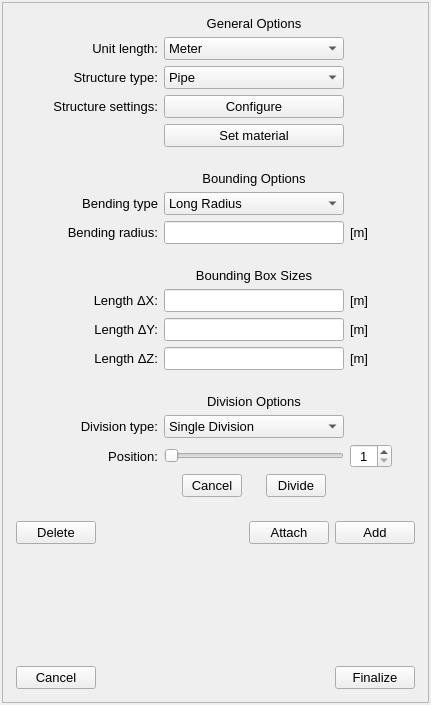
<?xml version="1.0" encoding="UTF-8"?>
<ui version="4.0">
 <class>Form</class>
 <widget class="QWidget" name="Form">
  <property name="geometry">
   <rect>
    <x>0</x>
    <y>0</y>
    <width>431</width>
    <height>705</height>
   </rect>
  </property>
  <property name="windowTitle">
   <string>Form</string>
  </property>
  <layout class="QVBoxLayout" name="verticalLayout_2">
   <property name="spacing">
    <number>2</number>
   </property>
   <property name="leftMargin">
    <number>2</number>
   </property>
   <property name="topMargin">
    <number>2</number>
   </property>
   <property name="rightMargin">
    <number>2</number>
   </property>
   <property name="bottomMargin">
    <number>2</number>
   </property>
   <item>
    <widget class="QScrollArea" name="scrollArea">
     <property name="widgetResizable">
      <bool>true</bool>
     </property>
     <widget class="QWidget" name="scrollAreaWidgetContents">
      <property name="geometry">
       <rect>
        <x>0</x>
        <y>0</y>
        <width>425</width>
        <height>699</height>
       </rect>
      </property>
      <layout class="QGridLayout" name="gridLayout_4">
       <property name="leftMargin">
        <number>4</number>
       </property>
       <property name="topMargin">
        <number>4</number>
       </property>
       <property name="rightMargin">
        <number>4</number>
       </property>
       <property name="bottomMargin">
        <number>4</number>
       </property>
       <item row="1" column="0">
        <widget class="QFrame" name="frame_bending_options">
         <property name="frameShape">
          <enum>QFrame::NoFrame</enum>
         </property>
         <property name="frameShadow">
          <enum>QFrame::Raised</enum>
         </property>
         <layout class="QGridLayout" name="gridLayout_5">
          <item row="1" column="2">
           <widget class="QComboBox" name="bending_options_combobox">
            <property name="minimumSize">
             <size>
              <width>180</width>
              <height>0</height>
             </size>
            </property>
            <property name="maximumSize">
             <size>
              <width>180</width>
              <height>16777215</height>
             </size>
            </property>
            <property name="font">
             <font>
              <pointsize>10</pointsize>
             </font>
            </property>
            <item>
             <property name="text">
              <string>Long Radius</string>
             </property>
            </item>
            <item>
             <property name="text">
              <string>Short Radius</string>
             </property>
            </item>
            <item>
             <property name="text">
              <string>User-Defined</string>
             </property>
            </item>
            <item>
             <property name="text">
              <string>Disabled</string>
             </property>
            </item>
           </widget>
          </item>
          <item row="2" column="2">
           <widget class="QLineEdit" name="bending_radius_line_edit">
            <property name="minimumSize">
             <size>
              <width>180</width>
              <height>0</height>
             </size>
            </property>
            <property name="maximumSize">
             <size>
              <width>180</width>
              <height>16777215</height>
             </size>
            </property>
            <property name="font">
             <font>
              <pointsize>10</pointsize>
             </font>
            </property>
           </widget>
          </item>
          <item row="2" column="1">
           <widget class="QLabel" name="bending_radius_label">
            <property name="minimumSize">
             <size>
              <width>120</width>
              <height>0</height>
             </size>
            </property>
            <property name="maximumSize">
             <size>
              <width>120</width>
              <height>16777215</height>
             </size>
            </property>
            <property name="font">
             <font>
              <pointsize>10</pointsize>
             </font>
            </property>
            <property name="text">
             <string>Bending radius:</string>
            </property>
            <property name="alignment">
             <set>Qt::AlignRight|Qt::AlignTrailing|Qt::AlignVCenter</set>
            </property>
           </widget>
          </item>
          <item row="2" column="3">
           <widget class="QLabel" name="bending_radius_unity_label">
            <property name="minimumSize">
             <size>
              <width>42</width>
              <height>0</height>
             </size>
            </property>
            <property name="maximumSize">
             <size>
              <width>42</width>
              <height>16777215</height>
             </size>
            </property>
            <property name="font">
             <font>
              <pointsize>10</pointsize>
             </font>
            </property>
            <property name="text">
             <string>[m]</string>
            </property>
           </widget>
          </item>
          <item row="2" column="4">
           <spacer name="horizontalSpacer_3">
            <property name="orientation">
             <enum>Qt::Horizontal</enum>
            </property>
            <property name="sizeHint" stdset="0">
             <size>
              <width>40</width>
              <height>20</height>
             </size>
            </property>
           </spacer>
          </item>
          <item row="2" column="0">
           <spacer name="horizontalSpacer_4">
            <property name="orientation">
             <enum>Qt::Horizontal</enum>
            </property>
            <property name="sizeHint" stdset="0">
             <size>
              <width>40</width>
              <height>20</height>
             </size>
            </property>
           </spacer>
          </item>
          <item row="1" column="1">
           <widget class="QLabel" name="bending_options_label">
            <property name="minimumSize">
             <size>
              <width>120</width>
              <height>0</height>
             </size>
            </property>
            <property name="maximumSize">
             <size>
              <width>120</width>
              <height>16777215</height>
             </size>
            </property>
            <property name="font">
             <font>
              <pointsize>10</pointsize>
             </font>
            </property>
            <property name="text">
             <string>Bending type</string>
            </property>
            <property name="alignment">
             <set>Qt::AlignRight|Qt::AlignTrailing|Qt::AlignVCenter</set>
            </property>
           </widget>
          </item>
          <item row="0" column="2">
           <widget class="QLabel" name="sizes_coords_label_2">
            <property name="font">
             <font>
              <pointsize>10</pointsize>
              <weight>50</weight>
              <bold>false</bold>
             </font>
            </property>
            <property name="text">
             <string>Bounding Options</string>
            </property>
            <property name="alignment">
             <set>Qt::AlignCenter</set>
            </property>
           </widget>
          </item>
         </layout>
        </widget>
       </item>
       <item row="0" column="0">
        <widget class="QFrame" name="frame_general_options">
         <property name="frameShape">
          <enum>QFrame::NoFrame</enum>
         </property>
         <property name="frameShadow">
          <enum>QFrame::Raised</enum>
         </property>
         <layout class="QGridLayout" name="gridLayout_2">
          <item row="6" column="2">
           <widget class="QPushButton" name="set_material_button">
            <property name="minimumSize">
             <size>
              <width>180</width>
              <height>0</height>
             </size>
            </property>
            <property name="maximumSize">
             <size>
              <width>180</width>
              <height>1677215</height>
             </size>
            </property>
            <property name="font">
             <font>
              <pointsize>10</pointsize>
             </font>
            </property>
            <property name="text">
             <string>Set material</string>
            </property>
           </widget>
          </item>
          <item row="1" column="2">
           <widget class="QComboBox" name="unit_combobox">
            <property name="sizePolicy">
             <sizepolicy hsizetype="Expanding" vsizetype="Fixed">
              <horstretch>0</horstretch>
              <verstretch>0</verstretch>
             </sizepolicy>
            </property>
            <property name="minimumSize">
             <size>
              <width>180</width>
              <height>0</height>
             </size>
            </property>
            <property name="maximumSize">
             <size>
              <width>180</width>
              <height>1677215</height>
             </size>
            </property>
            <property name="font">
             <font>
              <pointsize>10</pointsize>
             </font>
            </property>
            <item>
             <property name="text">
              <string>Meter</string>
             </property>
            </item>
            <item>
             <property name="text">
              <string>Milimeter</string>
             </property>
            </item>
            <item>
             <property name="text">
              <string>Inch</string>
             </property>
            </item>
           </widget>
          </item>
          <item row="4" column="2">
           <widget class="QComboBox" name="structure_combobox">
            <property name="sizePolicy">
             <sizepolicy hsizetype="Expanding" vsizetype="Fixed">
              <horstretch>0</horstretch>
              <verstretch>0</verstretch>
             </sizepolicy>
            </property>
            <property name="minimumSize">
             <size>
              <width>180</width>
              <height>0</height>
             </size>
            </property>
            <property name="maximumSize">
             <size>
              <width>180</width>
              <height>1677215</height>
             </size>
            </property>
            <property name="font">
             <font>
              <pointsize>10</pointsize>
             </font>
            </property>
            <item>
             <property name="text">
              <string>Pipe</string>
             </property>
            </item>
            <item>
             <property name="text">
              <string>Point</string>
             </property>
            </item>
            <item>
             <property name="text">
              <string>Flange</string>
             </property>
            </item>
            <item>
             <property name="text">
              <string>Valve</string>
             </property>
            </item>
            <item>
             <property name="text">
              <string>Expansion Joint</string>
             </property>
            </item>
            <item>
             <property name="text">
              <string>Reducer</string>
             </property>
            </item>
            <item>
             <property name="text">
              <string>Circular Beam</string>
             </property>
            </item>
            <item>
             <property name="text">
              <string>Rectangular Beam</string>
             </property>
            </item>
            <item>
             <property name="text">
              <string>I-Beam</string>
             </property>
            </item>
            <item>
             <property name="text">
              <string>T-Beam</string>
             </property>
            </item>
            <item>
             <property name="text">
              <string>C-Beam</string>
             </property>
            </item>
           </widget>
          </item>
          <item row="4" column="1">
           <widget class="QLabel" name="structure_type_label">
            <property name="minimumSize">
             <size>
              <width>120</width>
              <height>0</height>
             </size>
            </property>
            <property name="maximumSize">
             <size>
              <width>120</width>
              <height>16777215</height>
             </size>
            </property>
            <property name="font">
             <font>
              <pointsize>10</pointsize>
             </font>
            </property>
            <property name="text">
             <string>Structure type:</string>
            </property>
            <property name="alignment">
             <set>Qt::AlignRight|Qt::AlignTrailing|Qt::AlignVCenter</set>
            </property>
           </widget>
          </item>
          <item row="1" column="4">
           <spacer name="horizontalSpacer_5">
            <property name="orientation">
             <enum>Qt::Horizontal</enum>
            </property>
            <property name="sizeHint" stdset="0">
             <size>
              <width>40</width>
              <height>20</height>
             </size>
            </property>
           </spacer>
          </item>
          <item row="1" column="0">
           <spacer name="horizontalSpacer_6">
            <property name="orientation">
             <enum>Qt::Horizontal</enum>
            </property>
            <property name="sizeHint" stdset="0">
             <size>
              <width>40</width>
              <height>20</height>
             </size>
            </property>
           </spacer>
          </item>
          <item row="0" column="2">
           <widget class="QLabel" name="general_options_label">
            <property name="font">
             <font>
              <pointsize>10</pointsize>
              <weight>50</weight>
              <bold>false</bold>
             </font>
            </property>
            <property name="text">
             <string>General Options</string>
            </property>
            <property name="alignment">
             <set>Qt::AlignCenter</set>
            </property>
           </widget>
          </item>
          <item row="1" column="1">
           <widget class="QLabel" name="unit_label">
            <property name="minimumSize">
             <size>
              <width>120</width>
              <height>0</height>
             </size>
            </property>
            <property name="maximumSize">
             <size>
              <width>120</width>
              <height>16777215</height>
             </size>
            </property>
            <property name="font">
             <font>
              <pointsize>10</pointsize>
             </font>
            </property>
            <property name="text">
             <string>Unit length:</string>
            </property>
            <property name="alignment">
             <set>Qt::AlignRight|Qt::AlignTrailing|Qt::AlignVCenter</set>
            </property>
           </widget>
          </item>
          <item row="5" column="2">
           <widget class="QPushButton" name="configure_button">
            <property name="minimumSize">
             <size>
              <width>180</width>
              <height>0</height>
             </size>
            </property>
            <property name="maximumSize">
             <size>
              <width>180</width>
              <height>1677215</height>
             </size>
            </property>
            <property name="font">
             <font>
              <pointsize>10</pointsize>
             </font>
            </property>
            <property name="text">
             <string>Configure</string>
            </property>
           </widget>
          </item>
          <item row="1" column="3">
           <widget class="QLabel" name="bending_radius_unity_label_2">
            <property name="minimumSize">
             <size>
              <width>42</width>
              <height>0</height>
             </size>
            </property>
            <property name="maximumSize">
             <size>
              <width>42</width>
              <height>16777215</height>
             </size>
            </property>
            <property name="font">
             <font>
              <pointsize>10</pointsize>
             </font>
            </property>
            <property name="text">
             <string/>
            </property>
           </widget>
          </item>
          <item row="5" column="1">
           <widget class="QLabel" name="structure_type_label_2">
            <property name="minimumSize">
             <size>
              <width>120</width>
              <height>0</height>
             </size>
            </property>
            <property name="maximumSize">
             <size>
              <width>120</width>
              <height>16777215</height>
             </size>
            </property>
            <property name="font">
             <font>
              <pointsize>10</pointsize>
             </font>
            </property>
            <property name="text">
             <string>Structure settings:</string>
            </property>
            <property name="alignment">
             <set>Qt::AlignRight|Qt::AlignTrailing|Qt::AlignVCenter</set>
            </property>
           </widget>
          </item>
         </layout>
        </widget>
       </item>
       <item row="6" column="0">
        <widget class="QFrame" name="frame">
         <property name="frameShape">
          <enum>QFrame::NoFrame</enum>
         </property>
         <property name="frameShadow">
          <enum>QFrame::Raised</enum>
         </property>
         <layout class="QHBoxLayout" name="horizontalLayout_2">
          <item>
           <widget class="QPushButton" name="cancel_button">
            <property name="font">
             <font>
              <pointsize>10</pointsize>
             </font>
            </property>
            <property name="text">
             <string>Cancel</string>
            </property>
           </widget>
          </item>
          <item>
           <spacer name="horizontalSpacer_2">
            <property name="orientation">
             <enum>Qt::Horizontal</enum>
            </property>
            <property name="sizeHint" stdset="0">
             <size>
              <width>40</width>
              <height>20</height>
             </size>
            </property>
           </spacer>
          </item>
          <item>
           <widget class="QPushButton" name="finalize_button">
            <property name="font">
             <font>
              <pointsize>10</pointsize>
             </font>
            </property>
            <property name="text">
             <string>Finalize</string>
            </property>
            <property name="shortcut">
             <string>Ctrl+Return</string>
            </property>
           </widget>
          </item>
         </layout>
        </widget>
       </item>
       <item row="4" column="0">
        <widget class="QFrame" name="remove_attach_add_frame">
         <property name="frameShape">
          <enum>QFrame::NoFrame</enum>
         </property>
         <property name="frameShadow">
          <enum>QFrame::Raised</enum>
         </property>
         <layout class="QHBoxLayout" name="horizontalLayout">
          <item>
           <widget class="QPushButton" name="delete_button">
            <property name="font">
             <font>
              <pointsize>10</pointsize>
             </font>
            </property>
            <property name="text">
             <string>Delete</string>
            </property>
            <property name="shortcut">
             <string>Del</string>
            </property>
           </widget>
          </item>
          <item>
           <spacer name="horizontalSpacer">
            <property name="orientation">
             <enum>Qt::Horizontal</enum>
            </property>
            <property name="sizeHint" stdset="0">
             <size>
              <width>40</width>
              <height>20</height>
             </size>
            </property>
           </spacer>
          </item>
          <item>
           <widget class="QPushButton" name="attach_button">
            <property name="font">
             <font>
              <pointsize>10</pointsize>
             </font>
            </property>
            <property name="text">
             <string>Attach</string>
            </property>
           </widget>
          </item>
          <item>
           <widget class="QPushButton" name="add_button">
            <property name="font">
             <font>
              <pointsize>10</pointsize>
             </font>
            </property>
            <property name="text">
             <string>Add</string>
            </property>
            <property name="shortcut">
             <string>Return</string>
            </property>
           </widget>
          </item>
         </layout>
        </widget>
       </item>
       <item row="5" column="0">
        <widget class="QStackedWidget" name="options_stack_widget">
         <property name="frameShape">
          <enum>QFrame::NoFrame</enum>
         </property>
         <property name="frameShadow">
          <enum>QFrame::Raised</enum>
         </property>
         <property name="currentIndex">
          <number>0</number>
         </property>
         <widget class="QWidget" name="empty_widget">
          <layout class="QVBoxLayout" name="verticalLayout_5"/>
         </widget>
         <widget class="QWidget" name="page_2"/>
        </widget>
       </item>
       <item row="3" column="0">
        <widget class="QFrame" name="frame_division_options">
         <property name="frameShape">
          <enum>QFrame::NoFrame</enum>
         </property>
         <property name="frameShadow">
          <enum>QFrame::Raised</enum>
         </property>
         <layout class="QGridLayout" name="gridLayout_3">
          <item row="1" column="1">
           <widget class="QLabel" name="label">
            <property name="minimumSize">
             <size>
              <width>120</width>
              <height>0</height>
             </size>
            </property>
            <property name="maximumSize">
             <size>
              <width>120</width>
              <height>16777215</height>
             </size>
            </property>
            <property name="font">
             <font>
              <pointsize>10</pointsize>
             </font>
            </property>
            <property name="text">
             <string>Division type:</string>
            </property>
            <property name="alignment">
             <set>Qt::AlignRight|Qt::AlignTrailing|Qt::AlignVCenter</set>
            </property>
           </widget>
          </item>
          <item row="1" column="2">
           <widget class="QComboBox" name="division_combobox">
            <property name="minimumSize">
             <size>
              <width>180</width>
              <height>0</height>
             </size>
            </property>
            <property name="maximumSize">
             <size>
              <width>180</width>
              <height>16777215</height>
             </size>
            </property>
            <property name="font">
             <font>
              <pointsize>10</pointsize>
             </font>
            </property>
            <item>
             <property name="text">
              <string>Single Division</string>
             </property>
            </item>
            <item>
             <property name="text">
              <string>Multiple Division</string>
             </property>
            </item>
           </widget>
          </item>
          <item row="0" column="2">
           <widget class="QLabel" name="general_options_label_2">
            <property name="font">
             <font>
              <pointsize>10</pointsize>
              <weight>50</weight>
              <bold>false</bold>
             </font>
            </property>
            <property name="text">
             <string>Division Options</string>
            </property>
            <property name="alignment">
             <set>Qt::AlignCenter</set>
            </property>
           </widget>
          </item>
          <item row="2" column="1">
           <widget class="QLabel" name="division_slider_label">
            <property name="minimumSize">
             <size>
              <width>120</width>
              <height>0</height>
             </size>
            </property>
            <property name="maximumSize">
             <size>
              <width>120</width>
              <height>16777215</height>
             </size>
            </property>
            <property name="font">
             <font>
              <pointsize>10</pointsize>
             </font>
            </property>
            <property name="text">
             <string>Position:</string>
            </property>
            <property name="alignment">
             <set>Qt::AlignRight|Qt::AlignTrailing|Qt::AlignVCenter</set>
            </property>
           </widget>
          </item>
          <item row="2" column="2">
           <widget class="QSlider" name="division_slider">
            <property name="minimumSize">
             <size>
              <width>180</width>
              <height>0</height>
             </size>
            </property>
            <property name="maximumSize">
             <size>
              <width>180</width>
              <height>16777215</height>
             </size>
            </property>
            <property name="minimum">
             <number>1</number>
            </property>
            <property name="maximum">
             <number>10</number>
            </property>
            <property name="orientation">
             <enum>Qt::Horizontal</enum>
            </property>
           </widget>
          </item>
          <item row="2" column="3">
           <widget class="QSpinBox" name="division_amount_spinbox">
            <property name="minimumSize">
             <size>
              <width>42</width>
              <height>0</height>
             </size>
            </property>
            <property name="maximumSize">
             <size>
              <width>42</width>
              <height>16777215</height>
             </size>
            </property>
            <property name="font">
             <font>
              <pointsize>10</pointsize>
             </font>
            </property>
            <property name="alignment">
             <set>Qt::AlignCenter</set>
            </property>
            <property name="minimum">
             <number>1</number>
            </property>
           </widget>
          </item>
          <item row="2" column="4">
           <spacer name="horizontalSpacer_9">
            <property name="orientation">
             <enum>Qt::Horizontal</enum>
            </property>
            <property name="sizeHint" stdset="0">
             <size>
              <width>40</width>
              <height>20</height>
             </size>
            </property>
           </spacer>
          </item>
          <item row="2" column="0">
           <spacer name="horizontalSpacer_10">
            <property name="orientation">
             <enum>Qt::Horizontal</enum>
            </property>
            <property name="sizeHint" stdset="0">
             <size>
              <width>40</width>
              <height>20</height>
             </size>
            </property>
           </spacer>
          </item>
          <item row="3" column="2">
           <widget class="QFrame" name="frame_5">
            <property name="frameShape">
             <enum>QFrame::NoFrame</enum>
            </property>
            <property name="frameShadow">
             <enum>QFrame::Raised</enum>
            </property>
            <layout class="QGridLayout" name="gridLayout_6">
             <property name="leftMargin">
              <number>0</number>
             </property>
             <property name="topMargin">
              <number>0</number>
             </property>
             <property name="rightMargin">
              <number>0</number>
             </property>
             <property name="bottomMargin">
              <number>0</number>
             </property>
             <item row="0" column="0">
              <widget class="QPushButton" name="cancel_division_button">
               <property name="minimumSize">
                <size>
                 <width>60</width>
                 <height>0</height>
                </size>
               </property>
               <property name="maximumSize">
                <size>
                 <width>60</width>
                 <height>16777215</height>
                </size>
               </property>
               <property name="font">
                <font>
                 <pointsize>10</pointsize>
                </font>
               </property>
               <property name="text">
                <string>Cancel</string>
               </property>
              </widget>
             </item>
             <item row="0" column="1">
              <widget class="QPushButton" name="apply_division_button">
               <property name="minimumSize">
                <size>
                 <width>60</width>
                 <height>0</height>
                </size>
               </property>
               <property name="maximumSize">
                <size>
                 <width>60</width>
                 <height>16777215</height>
                </size>
               </property>
               <property name="font">
                <font>
                 <pointsize>10</pointsize>
                </font>
               </property>
               <property name="text">
                <string>Divide</string>
               </property>
              </widget>
             </item>
            </layout>
           </widget>
          </item>
         </layout>
        </widget>
       </item>
       <item row="2" column="0">
        <widget class="QFrame" name="frame_bounding_box_sizes">
         <property name="frameShape">
          <enum>QFrame::NoFrame</enum>
         </property>
         <property name="frameShadow">
          <enum>QFrame::Raised</enum>
         </property>
         <layout class="QGridLayout" name="gridLayout">
          <item row="1" column="2">
           <widget class="QLineEdit" name="x_line_edit">
            <property name="minimumSize">
             <size>
              <width>180</width>
              <height>0</height>
             </size>
            </property>
            <property name="maximumSize">
             <size>
              <width>180</width>
              <height>16777215</height>
             </size>
            </property>
            <property name="font">
             <font>
              <pointsize>10</pointsize>
             </font>
            </property>
           </widget>
          </item>
          <item row="1" column="3">
           <widget class="QLabel" name="unity_x_label">
            <property name="minimumSize">
             <size>
              <width>42</width>
              <height>0</height>
             </size>
            </property>
            <property name="maximumSize">
             <size>
              <width>42</width>
              <height>16777215</height>
             </size>
            </property>
            <property name="font">
             <font>
              <pointsize>10</pointsize>
             </font>
            </property>
            <property name="text">
             <string>[m]</string>
            </property>
           </widget>
          </item>
          <item row="1" column="1">
           <widget class="QLabel" name="dx_label">
            <property name="minimumSize">
             <size>
              <width>120</width>
              <height>0</height>
             </size>
            </property>
            <property name="maximumSize">
             <size>
              <width>120</width>
              <height>16777215</height>
             </size>
            </property>
            <property name="font">
             <font>
              <pointsize>10</pointsize>
             </font>
            </property>
            <property name="text">
             <string>Length ΔX:</string>
            </property>
            <property name="alignment">
             <set>Qt::AlignRight|Qt::AlignTrailing|Qt::AlignVCenter</set>
            </property>
           </widget>
          </item>
          <item row="2" column="2">
           <widget class="QLineEdit" name="y_line_edit">
            <property name="minimumSize">
             <size>
              <width>180</width>
              <height>0</height>
             </size>
            </property>
            <property name="maximumSize">
             <size>
              <width>180</width>
              <height>16777215</height>
             </size>
            </property>
            <property name="font">
             <font>
              <pointsize>10</pointsize>
             </font>
            </property>
           </widget>
          </item>
          <item row="2" column="1">
           <widget class="QLabel" name="dy_label">
            <property name="minimumSize">
             <size>
              <width>120</width>
              <height>0</height>
             </size>
            </property>
            <property name="maximumSize">
             <size>
              <width>120</width>
              <height>16777215</height>
             </size>
            </property>
            <property name="font">
             <font>
              <pointsize>10</pointsize>
             </font>
            </property>
            <property name="text">
             <string>Length ΔY:</string>
            </property>
            <property name="alignment">
             <set>Qt::AlignRight|Qt::AlignTrailing|Qt::AlignVCenter</set>
            </property>
           </widget>
          </item>
          <item row="3" column="2">
           <widget class="QLineEdit" name="z_line_edit">
            <property name="minimumSize">
             <size>
              <width>180</width>
              <height>0</height>
             </size>
            </property>
            <property name="maximumSize">
             <size>
              <width>180</width>
              <height>16777215</height>
             </size>
            </property>
            <property name="font">
             <font>
              <pointsize>10</pointsize>
             </font>
            </property>
           </widget>
          </item>
          <item row="3" column="1">
           <widget class="QLabel" name="dz_label">
            <property name="minimumSize">
             <size>
              <width>120</width>
              <height>0</height>
             </size>
            </property>
            <property name="maximumSize">
             <size>
              <width>120</width>
              <height>16777215</height>
             </size>
            </property>
            <property name="font">
             <font>
              <pointsize>10</pointsize>
             </font>
            </property>
            <property name="text">
             <string>Length ΔZ:</string>
            </property>
            <property name="alignment">
             <set>Qt::AlignRight|Qt::AlignTrailing|Qt::AlignVCenter</set>
            </property>
           </widget>
          </item>
          <item row="3" column="3">
           <widget class="QLabel" name="unity_z_label">
            <property name="minimumSize">
             <size>
              <width>42</width>
              <height>0</height>
             </size>
            </property>
            <property name="maximumSize">
             <size>
              <width>42</width>
              <height>16777215</height>
             </size>
            </property>
            <property name="font">
             <font>
              <pointsize>10</pointsize>
             </font>
            </property>
            <property name="text">
             <string>[m]</string>
            </property>
           </widget>
          </item>
          <item row="2" column="3">
           <widget class="QLabel" name="unity_y_label">
            <property name="minimumSize">
             <size>
              <width>42</width>
              <height>0</height>
             </size>
            </property>
            <property name="maximumSize">
             <size>
              <width>42</width>
              <height>16777215</height>
             </size>
            </property>
            <property name="font">
             <font>
              <pointsize>10</pointsize>
             </font>
            </property>
            <property name="text">
             <string>[m]</string>
            </property>
           </widget>
          </item>
          <item row="0" column="2">
           <widget class="QLabel" name="sizes_coords_label">
            <property name="font">
             <font>
              <pointsize>10</pointsize>
              <weight>50</weight>
              <bold>false</bold>
             </font>
            </property>
            <property name="text">
             <string>Bounding Box Sizes</string>
            </property>
            <property name="alignment">
             <set>Qt::AlignCenter</set>
            </property>
           </widget>
          </item>
          <item row="1" column="4">
           <spacer name="horizontalSpacer_7">
            <property name="orientation">
             <enum>Qt::Horizontal</enum>
            </property>
            <property name="sizeHint" stdset="0">
             <size>
              <width>40</width>
              <height>20</height>
             </size>
            </property>
           </spacer>
          </item>
          <item row="1" column="0">
           <spacer name="horizontalSpacer_8">
            <property name="orientation">
             <enum>Qt::Horizontal</enum>
            </property>
            <property name="sizeHint" stdset="0">
             <size>
              <width>40</width>
              <height>20</height>
             </size>
            </property>
           </spacer>
          </item>
         </layout>
        </widget>
       </item>
      </layout>
     </widget>
    </widget>
   </item>
  </layout>
  <action name="select_all_action">
   <property name="text">
    <string>Select All</string>
   </property>
   <property name="shortcut">
    <string>Ctrl+A</string>
   </property>
  </action>
 </widget>
 <tabstops>
  <tabstop>delete_button</tabstop>
  <tabstop>attach_button</tabstop>
  <tabstop>add_button</tabstop>
 </tabstops>
 <resources/>
 <connections/>
</ui>
